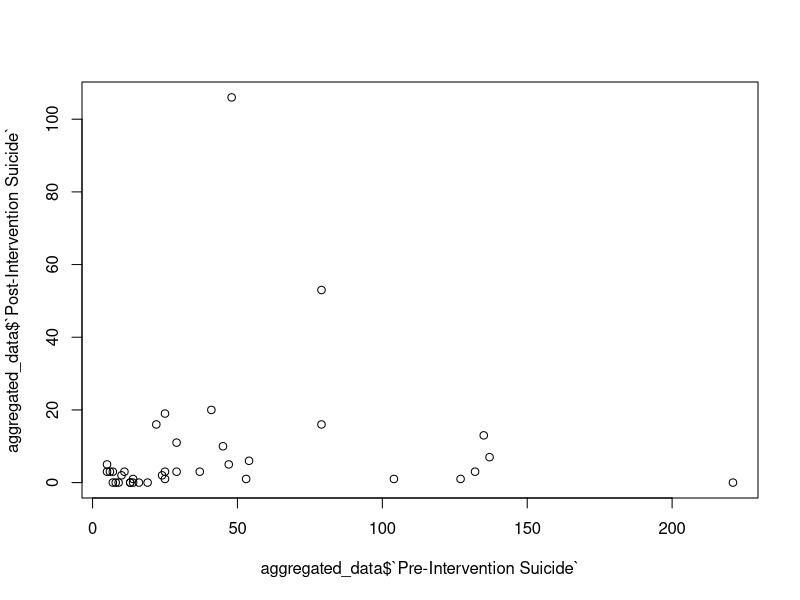
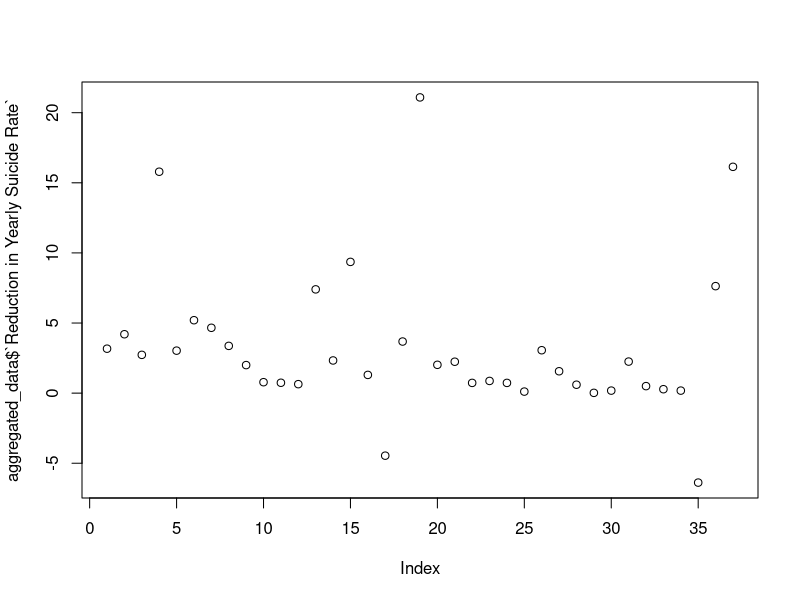
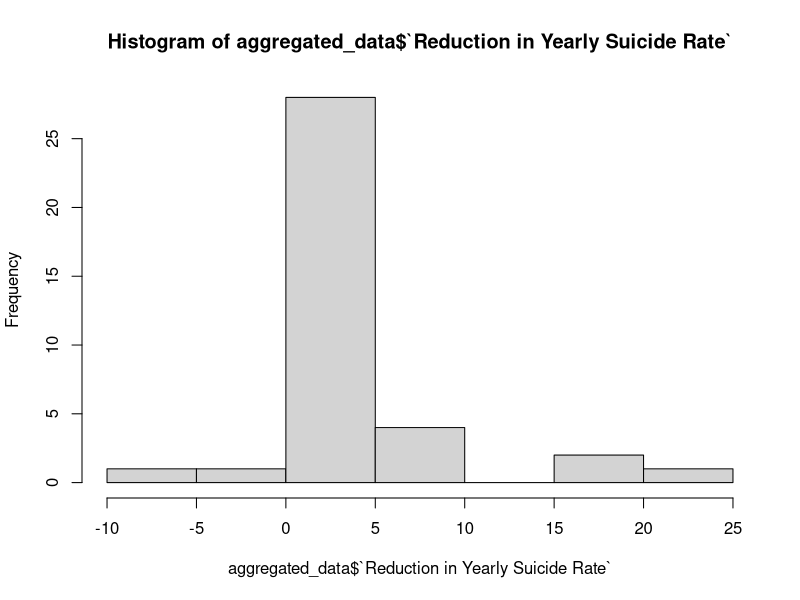
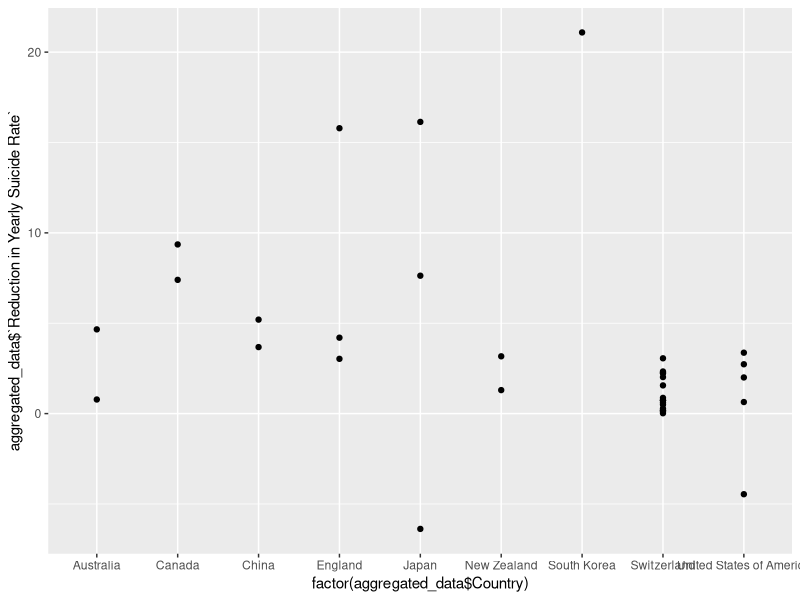
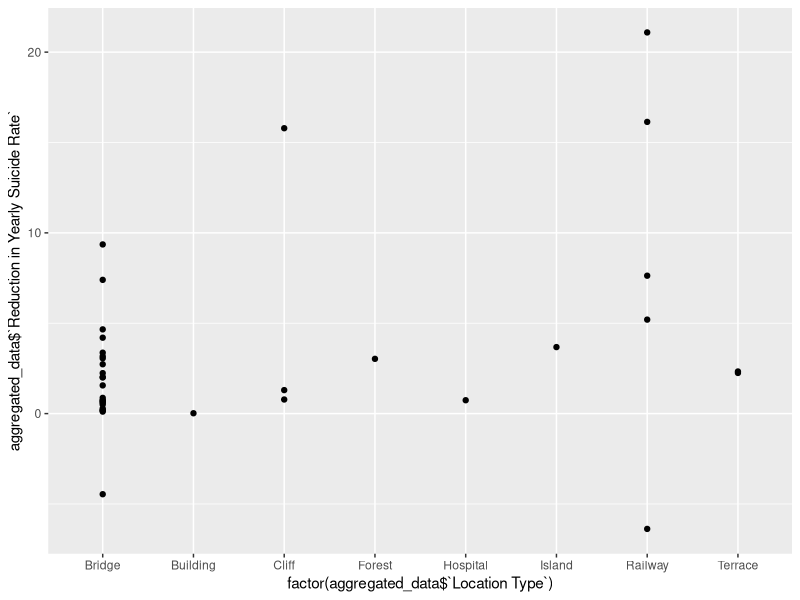
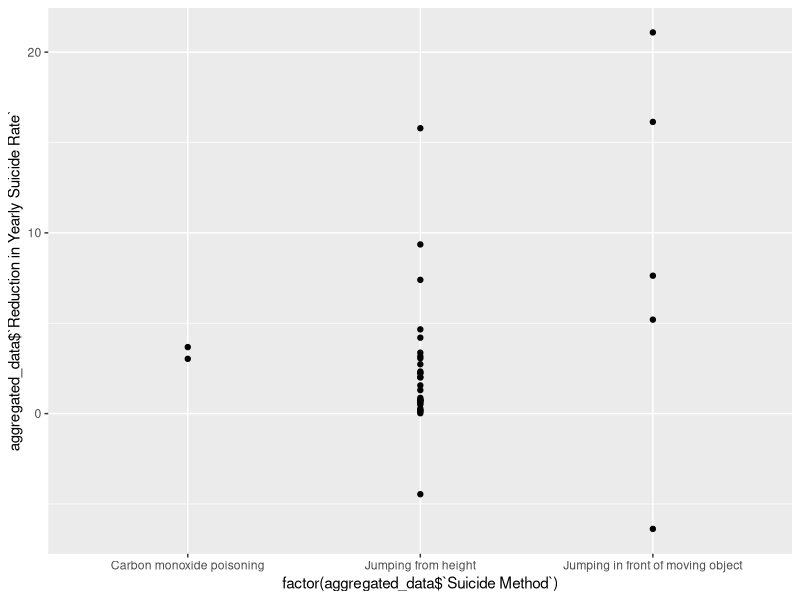
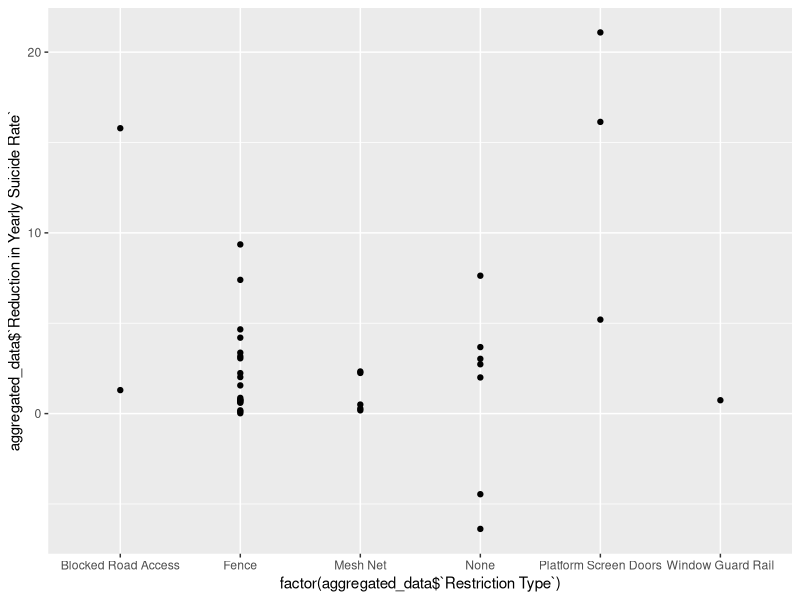
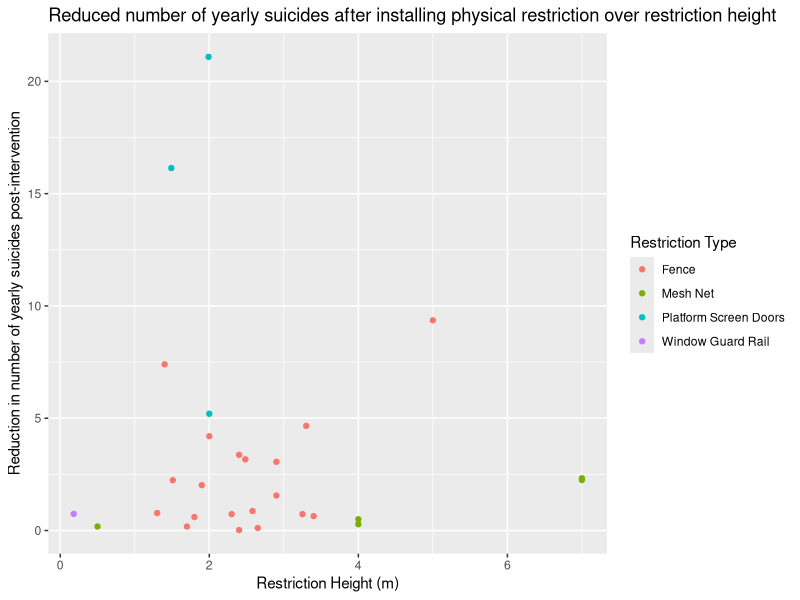

Source code (R) for these figures, in order: (Note: this script raises an error after producing the figures.)
library(tidyverse)

aggregated_data_full <- read_csv("Final Aggregated Data.csv")
summary(aggregated_data_full)
aggregated_data <- aggregated_data_full[, c(1:2, 4, 9, 11:22, 27:29)]
aggregated_data$`Intervention Type (general)` <- factor(aggregated_data$`Intervention Type (general)`, 
                                                        levels = c("Physical Barriers", "Encouraging Help Seeking", "Blue Lights", "Multiple Interventions"))
aggregated_data$`Intervention Type` <- factor(aggregated_data$`Intervention Type`)
aggregated_data$`Intervention Type` <- factor(aggregated_data$`Intervention Type`, levels = levels(aggregated_data$`Intervention Type`)[c(4,2,1,5,7,3,6)])
aggregated_data$`Reduction in Yearly Suicide Rate` <- aggregated_data$`Yearly Pre-Intervention Rate` - aggregated_data$`Yearly Post-Intervention Rate`
plot(aggregated_data$`Pre-Intervention Suicide`, aggregated_data$`Post-Intervention Suicide`)
plot(aggregated_data$`Reduction in Yearly Suicide Rate`)
hist(aggregated_data$`Reduction in Yearly Suicide Rate`)
qplot(factor(aggregated_data$Country), aggregated_data$`Reduction in Yearly Suicide Rate`)
qplot(factor(aggregated_data$`Location Type`), aggregated_data$`Reduction in Yearly Suicide Rate`)
qplot(factor(aggregated_data$`Suicide Method`), aggregated_data$`Reduction in Yearly Suicide Rate`)

qplot(factor(aggregated_data$`Restriction Type`), aggregated_data$`Reduction in Yearly Suicide Rate`)
# Reduced number in average yearly suicide after installing physical restriction over Restriction height
qplot(`Restriction Height (m)`, `Reduction in Yearly Suicide Rate`, data = aggregated_data[!aggregated_data$`Restriction Type` %in% c('None', 'Blocked Road Access'),], colour = `Restriction Type`) +
  labs(title = "Reduced number of yearly suicides after installing physical restriction over restriction height", y = "Reduction in number of yearly suicides post-intervention")
# Reduced number in average yearly suicide over yearly number of suicide pre-intervention
qplot(`Yearly Pre-Intervention Rate`, `Reduction in Yearly Suicide Rate`, data = aggregated_data, colour = `Intervention Type (general)`) +
  labs(title = "Reduced number of yearly suicides post-intervention versus yearly suicides pre-intervention", 
       x = "Yearly number of suicides pre-intervention", y = "Reduction in number of yearly suicides post-intervention")
qplot(`Pre-Intervention Years`, `Reduction in Yearly Suicide Rate`, data = aggregated_data)
# Reduced number in average yearly suicide over post-intervention years - higher reduction if post-intervention period is short - reliability issue
qplot(`Post-Intervention Years`, `Reduction in Yearly Suicide Rate`, data = aggregated_data) +
  labs(title = "Reduced number of yearly suicides post-intervention versus duration of post-intervention period", y = "Reduction in number of yearly suicides post-intervention")

aggregated_data$`Percentage Reduction in Yearly Suicide` <- 
  (aggregated_data$`Yearly Pre-Intervention Rate` - aggregated_data$`Yearly Post-Intervention Rate`)/aggregated_data$`Yearly Pre-Intervention Rate`
hist(aggregated_data$`Percentage Reduction in Yearly Suicide`)

pre_post_suicide <- aggregated_data %>% 
  select(`Location Type`, `Suicide Method`, `Intervention Type`, `Intervention Type (general)`, `Yearly Pre-Intervention Rate`, `Yearly Post-Intervention Rate`) %>% 
  gather(key = "Type of observation period", value = "Yearly Number of suicides", `Yearly Pre-Intervention Rate`, `Yearly Post-Intervention Rate`)
pre_post_suicide$`Type of observation period` <- 
  factor(ifelse(pre_post_suicide$`Type of observation period` == "Yearly Pre-Intervention Rate", "Pre-Intervention", "Post-Intervention"), 
         levels = c("Pre-Intervention", "Post-Intervention"))
qplot(`Type of observation period`, `Yearly Number of suicides`, data = pre_post_suicide, colour = `Suicide Method`)
qplot(`Type of observation period`, `Yearly Number of suicides`, data = pre_post_suicide, colour = `Location Type`, geom = "jitter")
# Suicide method
pre_post_suicide %>% ggplot(aes(`Type of observation period`, `Yearly Number of suicides`, colour = `Suicide Method`)) + geom_jitter(width = 0.1, size = 2) +
  labs(title = "Comparing yearly number of suicides pre- and post-intervention across different suicide methods")
# Location type
pre_post_suicide %>% ggplot(aes(`Type of observation period`, `Yearly Number of suicides`, colour = `Location Type`)) + geom_jitter(width = 0.1, size = 2) +
  labs(title = "Comparing yearly number of suicides pre- and post-intervention across different location types")

# Comparing average yearly number of suicides pre and post intervention across different intervention types
pre_post_suicide %>% ggplot(aes(`Type of observation period`, `Yearly Number of suicides`, colour = `Intervention Type (general)`)) + geom_jitter(width = 0.1, size = 2) +
  labs(title = "Comparing yearly number of suicides pre- and post-intervention across different intervention types")
qplot(`Type of observation period`, `Yearly Number of suicides`, data = pre_post_suicide, geom = c("boxplot", "jitter"))
qplot(aggregated_data$`Reduction in Yearly Suicide Rate`, binwidth = 5)
qplot(aggregated_data$`Reduction in Yearly Suicide Rate`, geom = "dotplot")
aggregated_data %>% ggplot(aes(x = `Reduction in Yearly Suicide Rate`, fill = `Location Type`)) + 
  geom_dotplot(binwidth = 1, dotsize = 1, stackgroups = TRUE, binpositions="all")
yheight <- max(dplyr::count(aggregated_data, `Reduction in Yearly Suicide Rate`,)["n"])
aggregated_data %>% ggplot(aes(x = `Reduction in Yearly Suicide Rate`)) + geom_histogram(colour = "black", fill = "lightgrey", binwidth = 1, center = 0.5) +
  scale_x_continuous(breaks = seq(-10,25,5)) + scale_y_continuous(breaks = seq(0,14,2), labels = seq(0,14,2))
aggregated_data %>% ggplot(aes(x = `Reduction in Yearly Suicide Rate`, fill = `Location Type`)) + 
  geom_dotplot(binwidth = 1, dotsize = 1, method = "histodot", origin = -7, stackgroups = TRUE, binpositions="all") + coord_fixed(ratio = 14) +
  scale_x_continuous(breaks = seq(-10,25,5)) + scale_y_continuous(limits=c(0, 1), expand = c(0, 0), breaks = seq(0, 1, 2/14), labels=seq(0,14,2))

# Distribution of reduced number of average yearly suicide
aggregated_data %>% ggplot(aes(x = `Reduction in Yearly Suicide Rate`, fill = `Intervention Type (general)`)) + 
  geom_dotplot(binwidth = 1, dotsize = 1, stackgroups = TRUE, binpositions="all")
qplot(`Intervention Type (general)`, `Reduction in Yearly Suicide Rate`, data = aggregated_data, colour = `Intervention Type`)
aggregated_data %>% ggplot(aes(`Intervention Type (general)`, `Reduction in Yearly Suicide Rate`, colour = `Intervention Type`)) + geom_jitter(width = 0.1, height = 0)

aggregated_data %>% ggplot(aes(x = `Reduction in Yearly Suicide Rate`, fill = `Intervention Type (general)`)) + 
  geom_dotplot(binwidth = 1, dotsize = 1, method = "histodot", origin = -7, stackgroups = TRUE, binpositions="all") + coord_fixed(ratio = 14) +
  scale_x_continuous(breaks = seq(-10,25,5)) + scale_y_continuous(limits=c(0, 1), expand = c(0, 0), breaks = seq(0, 1, 2/14), labels=seq(0,14,2)) +
  labs(title="Distribution of the reduced number of yearly suicides post-intervention", x ="Reduction in number of yearly suicides post-intervention")

aggregated_data %>% ggplot(aes(x = `Reduction in Yearly Suicide Rate`, fill = `Intervention Type`)) + 
  geom_dotplot(binwidth = 1, dotsize = 1, method = "histodot", origin = -7, stackgroups = TRUE, binpositions="all") + coord_fixed(ratio = 14) +
  scale_x_continuous(breaks = seq(-10,25,5)) + scale_y_continuous(limits=c(0, 1), expand = c(0, 0), breaks = seq(0, 1, 2/14), labels=seq(0,14,2)) +
  labs(title="Distribution of the reduced number of yearly suicides post-intervention", x ="Reduction in number of yearly suicides post-intervention")


write.csv(aggregated_data, "initial_data_exploration_aggregated.csv", row.names = FALSE)



aggregated_data <- read_csv("initial_data_exploration_aggregated.csv")
